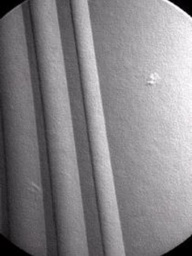
#> input picture original_imgs/point.jpg, 192 x 256 px, shrunk from 357 x 475 before the run
$ python segmentation.py
#> lines starting #> are read from the running program, lines starting #| are printed output that depends on the picture
import cv2
import numpy as np
from matplotlib import pyplot as plt
from collections import Counter

#this function returns the max value for the given matrix
def get_Max(matrix):
    largest_num = matrix[0][0]
    for row_idx, row in enumerate(matrix):
        for col_idx, num in enumerate(row):
            if num > largest_num:
                largest_num = num

    return largest_num

#This function normalises the image matrix to 0-255 scale
def Normalise_Matrix(Matrix):
    row = len(Matrix)
    col = len(Matrix[0])
    MAX_VALUE = get_Max(Matrix)
    for i in range(row):
        for j in range(col):
            Matrix[i][j] = (Matrix[i][j]/MAX_VALUE)*255
    return Matrix

#This function generates a matrix with given row,col size filled with zeros
def initialise_matrix(row, col):
    matrix = [[0 for x in range(col)] for y in range(row)]
    return matrix

# funtion to get 3*3 matrix based on its position
def get_3_cross3(matrix, row, col):
    MAT = initialise_matrix(3, 3)
    if row == 0 or col == 0:
        MAT[0][0] = 0
    else:
        MAT[0][0] = matrix[row-1][col-1]

    if row == 0:
        MAT[0][1] = 0
    else:
        MAT[0][1] = matrix[row-1][col]

    if row == 0 or col == len(matrix[0])-1:
        MAT[0][2] = 0
    else:
        MAT[0][2] = matrix[row-1][col+1]

    if col == 0:
        MAT[1][0] = 0
    else:
        MAT[1][0] = matrix[row][col-1]

    MAT[1][1] = matrix[row][col]

    if col == len(matrix[0])-1:
        MAT[1][2] = 0
    else:
        MAT[1][2] = matrix[row][col+1]

    if row == len(matrix)-1 or col == 0:
        MAT[2][0] = 0
    else:
        MAT[2][0] = matrix[row+1][col-1]

    if row == len(matrix)-1:
        MAT[2][1] = 0
    else:
        MAT[2][1] = matrix[row+1][col]

    if row == len(matrix)-1 or col == len(matrix[0])-1:
        MAT[2][2] = 0
    else:
        MAT[2][2] = matrix[row+1][col+1]

    return MAT

# this function does element wise multiplication of the given 2 matrices
def elem_wise_operation(kernel, pos,size):
    op = initialise_matrix(size, size)
    for i in range(size):
        for j in range(size):
            op[i][j] = kernel[i][j]*pos[i][j]
    return op

# this function returns the sum of all the values in a matrix
def sum_of_elems(MAT):
    value = 0
    row = len(MAT)
    col = len(MAT[0])
    for i in range(row):
        for j in range(col):
            value = value + MAT[i][j]
    return value

def mask_Input_Image(image):
    op_mat = initialise_matrix(len(image), len(image[0]))
    for i in range(len(image)):
        for j in range(len(image[0])):
            pos_mat = get_3_cross3(image, i, j)
            computed_mat = np.multiply(pos_mat, kernel)
            op_mat[i][j] = sum_of_elems(computed_mat)
    return op_mat

#Color_image = cv2.imread('original_imgs/point.jpg')
img = cv2.imread('original_imgs/point.jpg', cv2.IMREAD_GRAYSCALE)
#> img: shape (256, 192); min 0, max 255, mean 132.2
#img = cv2.imread('original_imgs/point.jpg',0)
kernel = [[-1, -1, -1],[-1, 8, -1],[-1, -1, -1]]
kernel = np.array(kernel)
print(kernel)
print(img.shape)
#| (256, 192)

mask_img = mask_Input_Image(img)
#> in mask_Input_Image, `op_mat = initialise_matrix(len(image), len(image[0]))`: op_mat = 256 items
#> the loop in mask_Input_Image, `for i in range(len(image)):` made 256 passes

cv2.imwrite("masked_image.jpg", np.asarray(mask_img))
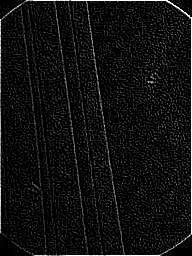
#> saved as masked_image.jpg: shape (256, 192); min 0, max 255, mean 16.1
print("mask image generated")
histogram_img = np.copy(mask_img)
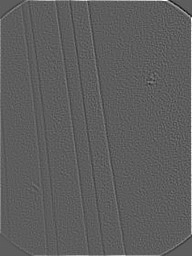
#> histogram_img: shape (256, 192) int64; min -477, max 825, mean 5.6; drawn with min black and max white
arr=[]
for i in range(histogram_img.shape[0]):
    for j in range(histogram_img.shape[1]):
        arr.append(histogram_img[i,j])

C = Counter(arr)
x, y = list(C.keys()), list(C.values())
plt.bar(x, y)
plt.show()
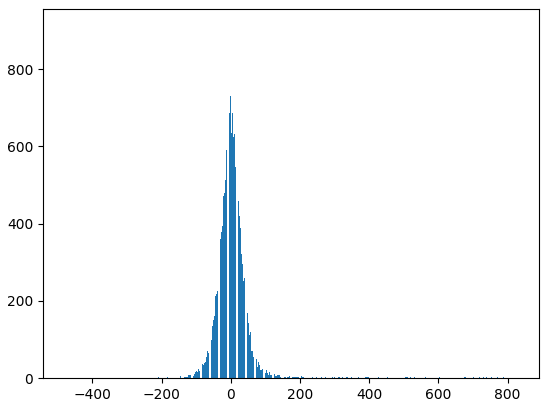
#> figure drawn by matplotlib, 1 panel; tallest bar 911 high, from x = -0.4 to 0.4
#plt.hist(np.asarray(mask_img).ravel(),256,[0,256])
#plt.show()

$ run again, with original_imgs/segment.jpg copied over original_imgs/point.jpg
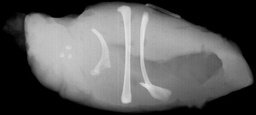
#> input picture original_imgs/segment.jpg, 256 x 115 px, shrunk from 712 x 321 before the run
#> img is the input picture: shape (115, 256); min 0, max 230, mean 92.6
#| (115, 256)
#> op_mat = 115 items
#> the loop in mask_Input_Image, `for i in range(len(image)):` made 115 passes
#> `histogram_img = np.copy(mask_img)`:
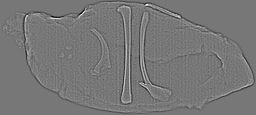
#> histogram_img: shape (115, 256) int64; min -251, max 284, mean 0; drawn with min black and max white
#> `plt.show()`:
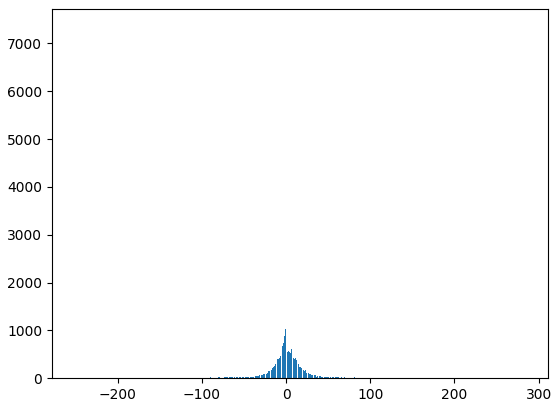
#> figure drawn by matplotlib, 1 panel; tallest bar 7359 high, from x = -0.4 to 0.4
